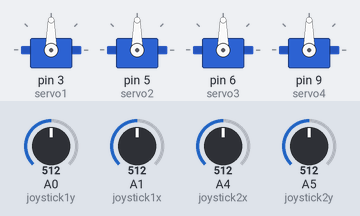
Simulated run of this sketch. Board: Arduino Uno, built with avr-gcc and run on an emulated ATmega328P. On the bench: 4 × servo. The test bench sets the inputs (shaded band); at power-on: A0 (joystick1y) = 512, A1 (joystick1x) = 512, A4 (joystick2x) = 512, A5 (joystick2y) = 512.

Above: at 1.2 s.
1.3 s: A0 (joystick1y) set to 716
At 2.3 s:
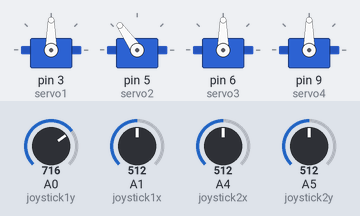
2.8 s: A1 (joystick1x) set to 716
At 4.0 s:
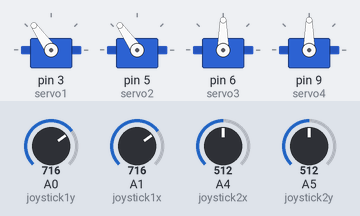
4.3 s: A4 (joystick2x) set to 716
At 5.4 s:
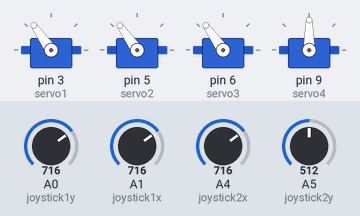
5.8 s: A5 (joystick2y) set to 716
At 6.3 s:
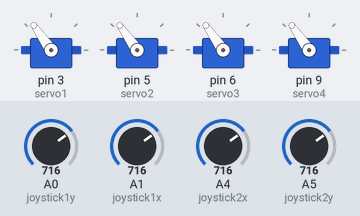
7.3 s: A0 (joystick1y) set to 992
At 7.7 s:
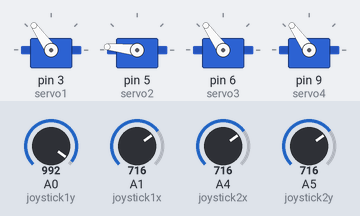
8.8 s: A1 (joystick1x) set to 992
At 10.1 s:
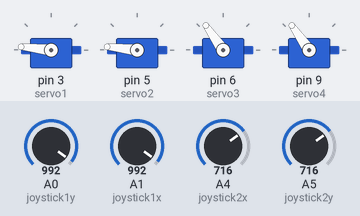
Timing chart, 0 to 11.3 s (numbered marks = the images above; inputs shaded):
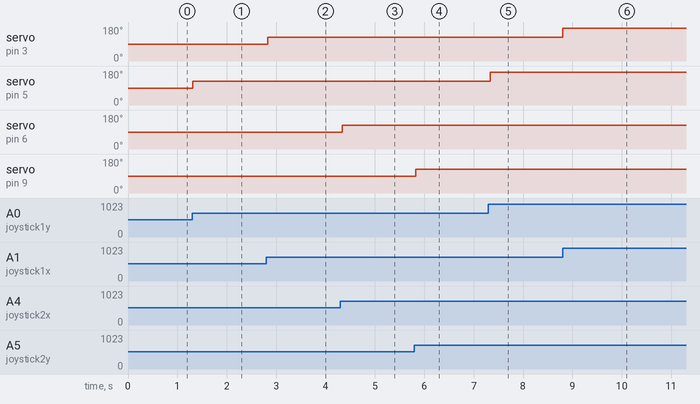

Measured:
- after the input at 1.3 s, servo on pin 5 (servo2): 90° → 125° at once
- after the input at 2.8 s, servo on pin 3 (servo1): 90° → 125° at once
- after the input at 4.3 s, servo on pin 6 (servo3): 90° → 125° at once
- after the input at 5.8 s, servo on pin 9 (servo4): 90° → 125° at once
- after the input at 7.3 s, servo on pin 5 (servo2): 125° → 174° at once
- after the input at 8.8 s, servo on pin 3 (servo1): 125° → 174° at once

The sketch:

robo_arm.ino
```cpp
#include <Servo.h>
Servo servo1;
Servo servo2;
Servo servo3;
Servo servo4;
int joystick1x = A1;
int joystick1y = A0;
int joystick2x = A4;
int joystick2y = A5;
void setup() {
  // put your setup code here, to run once:
servo1.attach(3);
servo2.attach(5);
servo3.attach(6);
servo4.attach(9);
pinMode(joystick1x,INPUT);
pinMode(joystick1y,INPUT);
pinMode(joystick2x,INPUT);
pinMode(joystick2y,INPUT);
}
void loop() {
  // put your main code here, to run repeatedly:
int val1 = analogRead(joystick1x);
int valx1 = map(val1,0,1023,0,180);
servo1.write(valx1);
delay(11);
int val2 = analogRead(joystick1y);
int valy1 = map(val2,0,1023,0,180);
servo2.write(valy1);
delay(11);
int val3 = analogRead(joystick2x);
int valx2 =map(val3,0,1023,0,180);
servo3.write(valx2);
delay(11);
int val4 = analogRead(joystick2y);
int valy2 = map(val4,0,1023,0,180);
servo4.write(valy2);
delay(11);
}
```
